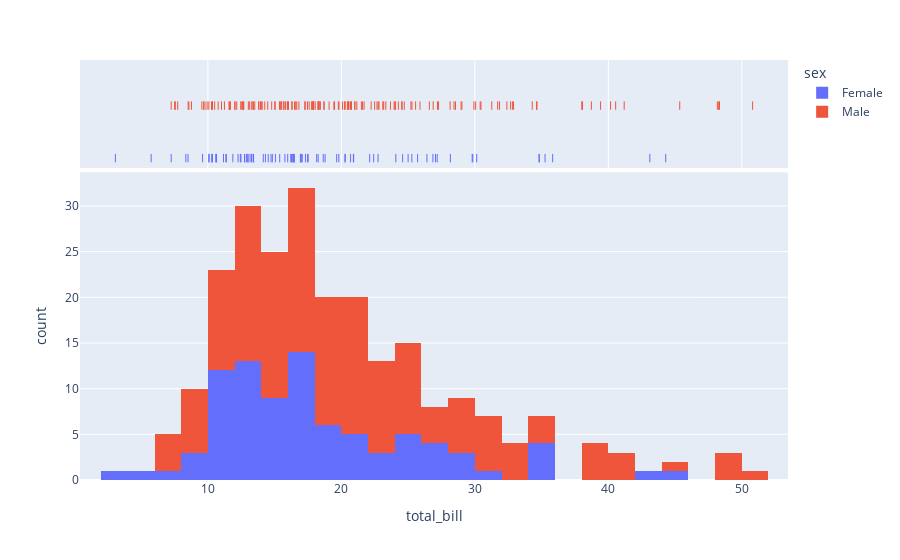

Notebook code for this chart:
### Markdown cell above
### Visualizing the distribution

    '''
        With the marginal keyword, a subplot is drawn alongside the histogram, visualizing the distribution. 
        See the distplot pagefor more examples of combined statistical representations.

    '''

### Code cell
df1 = px.data.tips()
fig = px.histogram(df1, x="total_bill", color="sex", marginal="rug", # can be `box`, `violin`
                         hover_data=df1.columns)
fig.show()

### Figure 1 — Plotly figure (JSON) as saved in the notebook; plotly's stock layout.template omitted (floating-point values rounded to 4 significant figures; data arrays with more than 128 entries replaced by an {"elided": "..."} marker saying what was removed)
{"data": [{"alignmentgroup": "True", "bingroup": "x", "hovertemplate": "sex=Female<br>total_bill=%{x}<br>count=%{y}<extra></extra>", "legendgroup": "Female", "marker": {"color": "#636efa"}, "name": "Female", "offsetgroup": "Female", "orientation": "v", "showlegend": true, "type": "histogram", "x": [16.99, 24.59, 35.26, 14.83, 10.33, 16.97, 20.29, 15.77, 19.65, 15.06, 20.69, 16.93, 10.29, 34.81, 26.41, 16.45, 3.07, 17.07, 26.86, 25.28, 14.73, 10.07, 34.83, 5.75, 16.32, 22.75, 11.35, 15.38, 44.3, 22.42, 20.92, 14.31, 7.25, 25.71, 17.31, 10.65, 12.43, 24.08, 13.42, 12.48, 29.8, 14.52, 11.38, 20.27, 11.17, 12.26, 18.26, 8.51, 10.33, 14.15, 13.16, 17.47, 27.05, 16.43, 8.35, 18.64, 11.87, 29.85, 25, 13.39, 16.21, 17.51, 10.59, 10.63, 9.6, 20.9, 18.15, 19.81, 43.11, 13, 12.74, 13, 16.4, 16.47, 12.76, 13.27, 28.17, 12.9, 30.14, 13.42, 15.98, 16.27, 10.09, 22.12, 35.83, 27.18, 18.78], "xaxis": "x", "yaxis": "y"}, {"alignmentgroup": "True", "boxpoints": "all", "customdata": {"elided": "87x7 mixed values"}, "fillcolor": "rgba(255,255,255,0)", "hoveron": "points", "hovertemplate": "sex=%{customdata[2]}<br>total_bill=%{customdata[0]}<br>tip=%{customdata[1]}<br>smoker=%{customdata[3]}<br>day=%{customdata[4]}<br>time=%{customdata[5]}<br>size=%{customdata[6]}<extra></extra>", "jitter": 0, "legendgroup": "Female", "line": {"color": "rgba(255,255,255,0)"}, "marker": {"color": "#636efa", "symbol": "line-ns-open"}, "name": "Female", "offsetgroup": "Female", "showlegend": false, "type": "box", "x": [16.99, 24.59, 35.26, 14.83, 10.33, 16.97, 20.29, 15.77, 19.65, 15.06, 20.69, 16.93, 10.29, 34.81, 26.41, 16.45, 3.07, 17.07, 26.86, 25.28, 14.73, 10.07, 34.83, 5.75, 16.32, 22.75, 11.35, 15.38, 44.3, 22.42, 20.92, 14.31, 7.25, 25.71, 17.31, 10.65, 12.43, 24.08, 13.42, 12.48, 29.8, 14.52, 11.38, 20.27, 11.17, 12.26, 18.26, 8.51, 10.33, 14.15, 13.16, 17.47, 27.05, 16.43, 8.35, 18.64, 11.87, 29.85, 25, 13.39, 16.21, 17.51, 10.59, 10.63, 9.6, 20.9, 18.15, 19.81, 43.11, 13, 12.74, 13, 16.4, 16.47, 12.76, 13.27, 28.17, 12.9, 30.14, 13.42, 15.98, 16.27, 10.09, 22.12, 35.83, 27.18, 18.78], "xaxis": "x2", "yaxis": "y2"}, {"alignmentgroup": "True", "bingroup": "x", "hovertemplate": "sex=Male<br>total_bill=%{x}<br>count=%{y}<extra></extra>", "legendgroup": "Male", "marker": {"color": "#EF553B"}, "name": "Male", "offsetgroup": "Male", "orientation": "v", "showlegend": true, "type": "histogram", "x": {"elided": "157 float values"}, "xaxis": "x", "yaxis": "y"}, {"alignmentgroup": "True", "boxpoints": "all", "customdata": {"elided": "157x7 mixed values"}, "fillcolor": "rgba(255,255,255,0)", "hoveron": "points", "hovertemplate": "sex=%{customdata[2]}<br>total_bill=%{customdata[0]}<br>tip=%{customdata[1]}<br>smoker=%{customdata[3]}<br>day=%{customdata[4]}<br>time=%{customdata[5]}<br>size=%{customdata[6]}<extra></extra>", "jitter": 0, "legendgroup": "Male", "line": {"color": "rgba(255,255,255,0)"}, "marker": {"color": "#EF553B", "symbol": "line-ns-open"}, "name": "Male", "offsetgroup": "Male", "showlegend": false, "type": "box", "x": {"elided": "157 float values"}, "xaxis": "x2", "yaxis": "y2"}], "layout": {"barmode": "relative", "legend": {"title": {"text": "sex"}, "tracegroupgap": 0}, "margin": {"t": 60}, "xaxis": {"anchor": "y", "domain": [0, 1], "title": {"text": "total_bill"}}, "xaxis2": {"anchor": "y2", "domain": [0, 1], "matches": "x", "showgrid": true, "showticklabels": false}, "yaxis": {"anchor": "x", "domain": [0, 0.7326], "title": {"text": "count"}}, "yaxis2": {"anchor": "x2", "domain": [0.7426, 1], "matches": "y2", "showgrid": false, "showline": false, "showticklabels": false, "ticks": ""}}}
